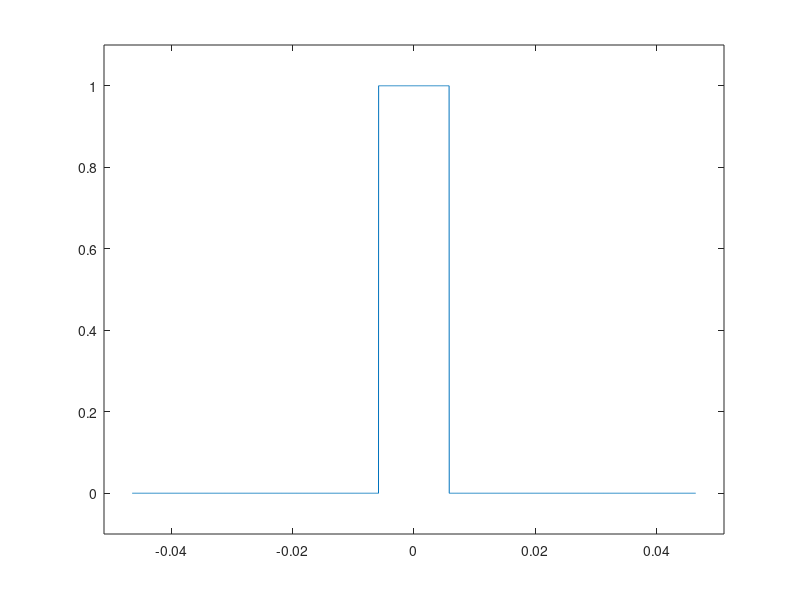
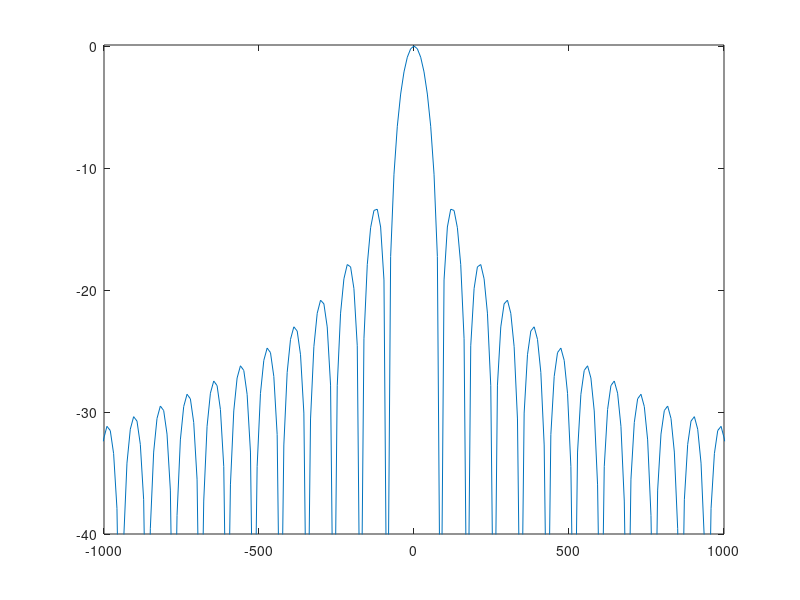

Reproduce these figures in MATLAB, in order.
fc = 44100;
sinc = 1/fc;
outwin = 4096;
dur = outwin/fc;

t = [-dur/2:sinc:dur/2-sinc];
binsize = fc/outwin;

halfx = round(outwin/2);

winsize = 512;
winmezzi = floor(winsize/2);

x = zeros(1, outwin);
x(1, halfx-winmezzi:halfx+winmezzi) = 1;

%x1 = x(1, halfx-winmezzi:halfx+winmezzi);

F = [-fc/2:binsize:fc/2-binsize];

fftbuffer = zeros(1, outwin);
fftbuffer (1:halfx) = x(halfx+1:outwin); % parte destra
fftbuffer (halfx+1:outwin) = x(1:halfx); % parte sinistra

Y = fft(x, outwin);

figure(1)
plot(t, x)
axis([-dur/2*1.1 dur/2*1.1 -0.1 1.1 ])

figure(2)
plot(F, 20*log10(abs(fftshift(Y))/winsize))
axis([-1000 +1000 -40 0.1])
%
% figure(3)
% plot(F, unwrap(angle(Y())))
